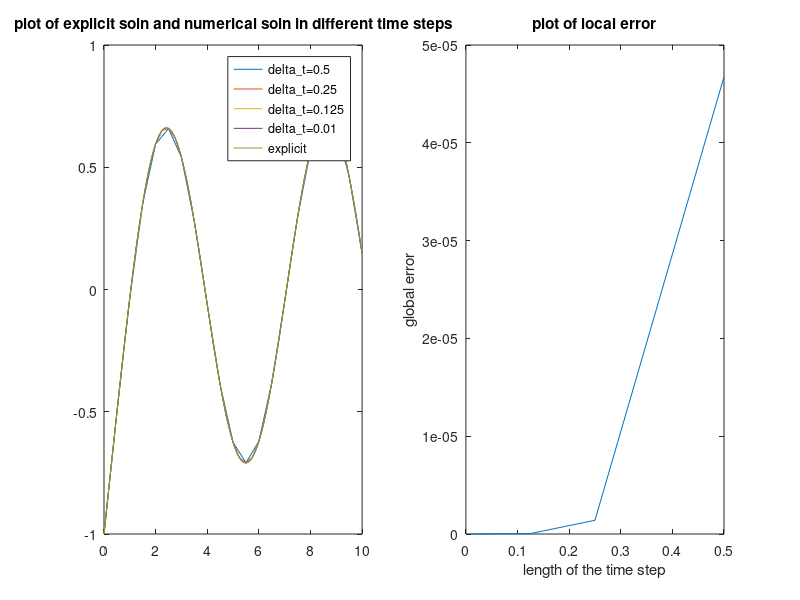

This chart was generated by the following MATLAB code:
clear;clc;clf

h=[0.5,0.25,0.125,0.01]; %step

er_local=zeros(1,4);
subplot(1,2,1) 
for j=1:4
    t=0:h(j):10;
    x=ones(1,length(t));
    f=ones(1,length(t));
    x(1)=-1;
    
    % Explicit Soln
    xe=-0.5*cos(t)+0.5*sin(t)-0.5*exp(-t);

    % RK4
    i=1;
    while(t(i)<=10)
        f1(i)=sin(t(i))-x(i);
        f2(i)=sin(t(i)+h(j)/2)-(x(i)+h(j)*f1(i)/2);
        f3(i)=sin(t(i)+h(j)/2)-(x(i)+h(j)*f2(i)/2);
        f4(i)=sin(t(i)+h(j))-(x(i)+h(j)*f3(i));
        if i==length(t)
            break
        end
        x(i+1)=x(i)+h(j)*(f1(i)+2*f2(i)+2*f3(i)+f4(i))/6;
        i=i+1;
    end
    plot(t,x)
    hold on

%     % Heun's Method
%     i=1;
%     while(t(i)<=10)
%         f(i)=sin(t(i))-x(i);
%         if i==length(t)
%             break
%         end
%         x(i+1)=x(i)+f(i)*h(j);
%         f(i+1)=sin(t(i+1))-x(i+1);
%         x(i+1)=x(i)+(f(i)+f(i+1))*h(j)/2;
%         i=i+1;
%     end
%     plot(t,x)
%     hold on

%     % Euler Method
%     i=1;
%     while(t(i)<=10)
%         f(i)=sin(t(i))-x(i);
%         if i==length(t)
%             break
%         end
%         x(i+1)=x(i)+f(i)*h(j);
%         i=i+1;
%     end
%     plot(t,x)
%     hold on
    
    %local error in the first step
    er_local(j)=abs(xe(2)-x(2));
end

% Plot Explicit Soln
plot(t,xe)

legend('delta_t=0.5','delta_t=0.25','delta_t=0.125','delta_t=0.01','explicit','interpreter','none')
title('plot of explicit soln and numerical soln in different time steps')

subplot(1,2,2)
plot(h,er_local) %plot of local error
title('plot of local error','interpreter','none')
xlabel('length of the time step')
ylabel('global error')